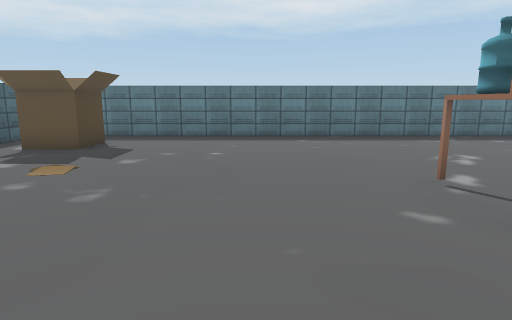
[1] (above)

21 first-person views from a walk through a scene from a Unity 3-D project. The camera is 1.4 m above the floor, tilts 10° down and sees 75° across. The floor is counted in squares, 1 m on a side. Each view is taken from the middle of a square. On the plan, view 1 faces up. The plan holds only what a view shows up to about 15 squares ahead; the rest is blank. The place goes on beyond the plan. The player is left out. Some surface patterns are stand-ins.

[2]
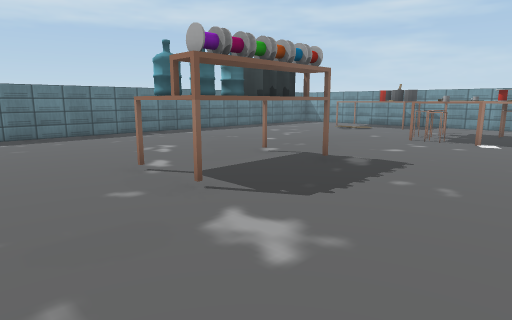

[3]
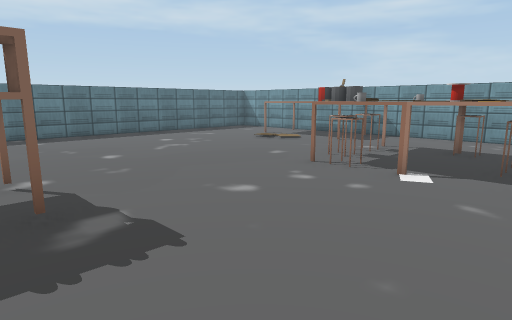

[4]
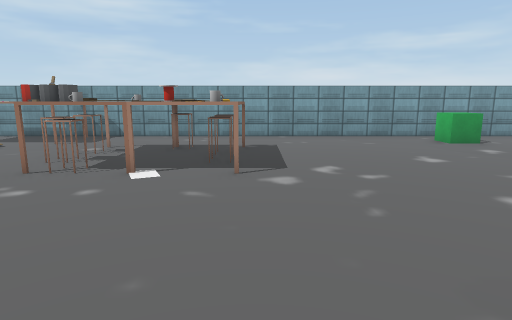

[5]
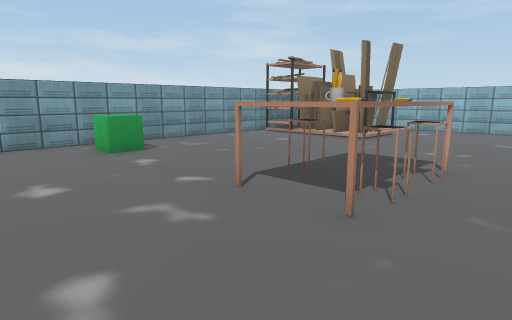

[6]
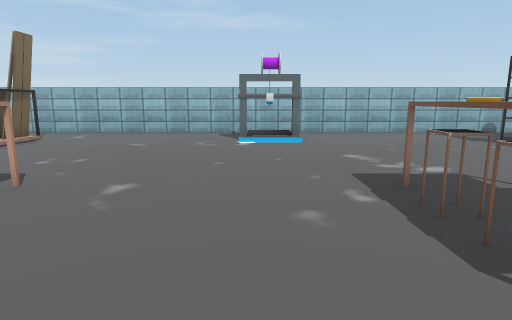

[7]
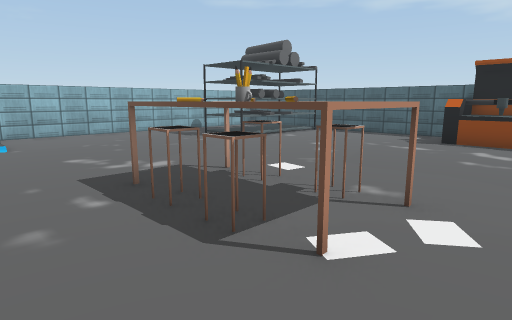

[8]
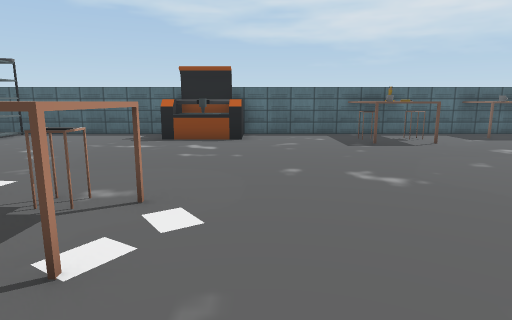

[9]
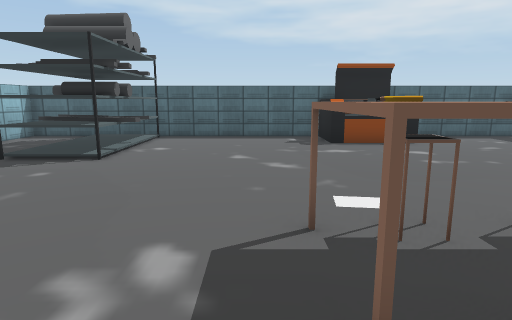

[10]
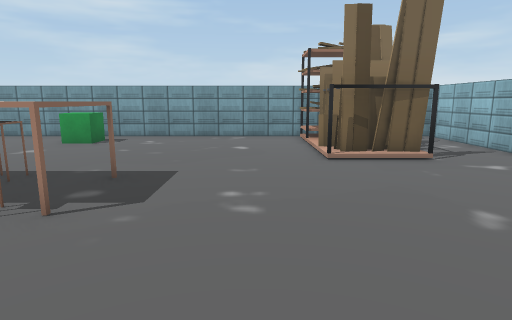

[11]
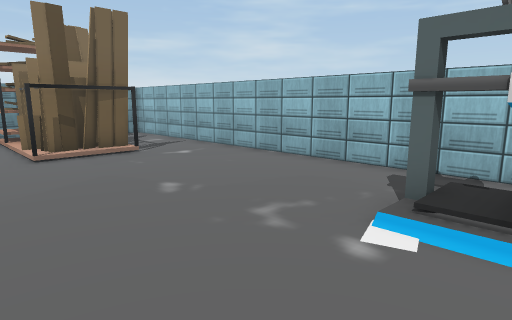

[12]
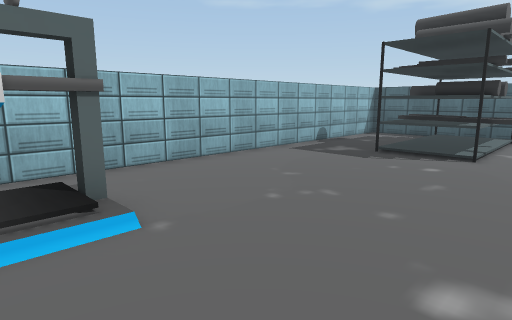

[13]
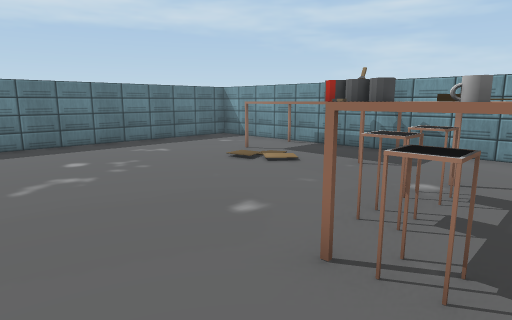

[14]
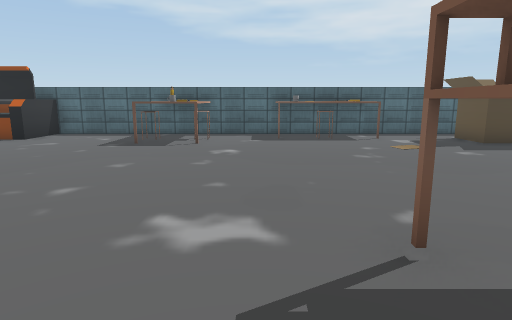

[15]
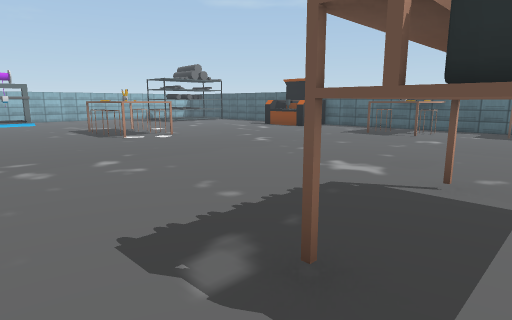

[16]
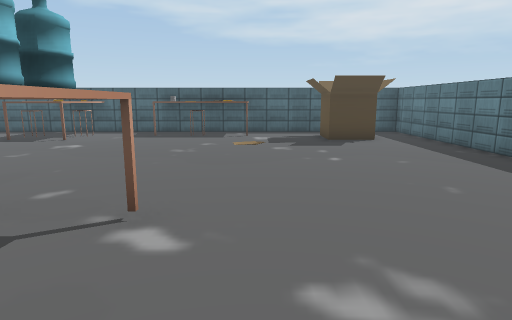

[17]
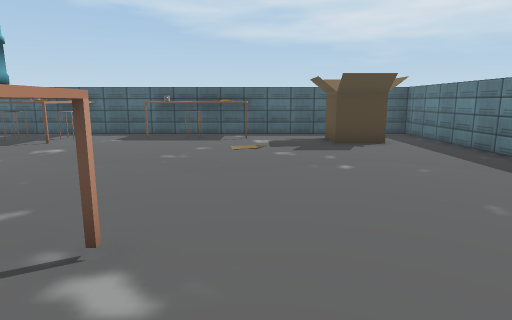

[18]
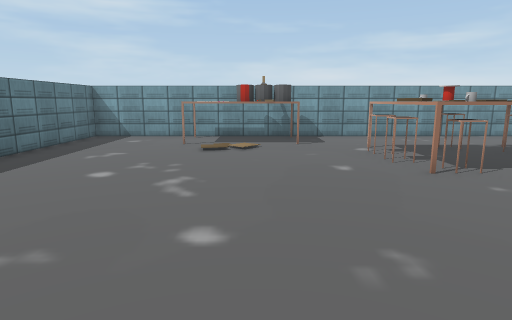

[19]
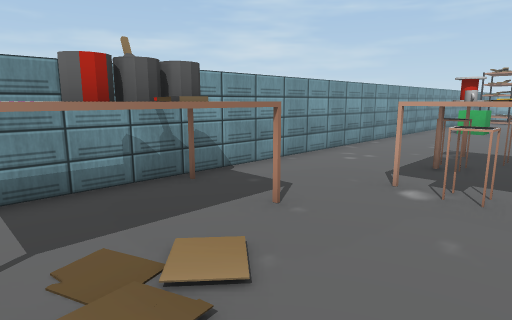

[20]
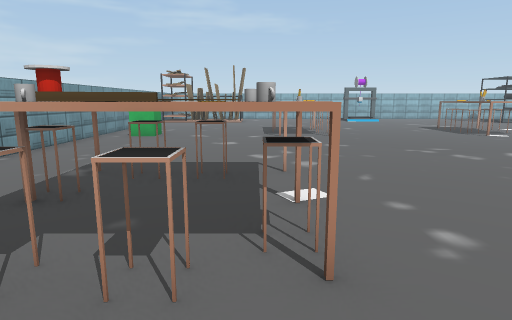

[21]
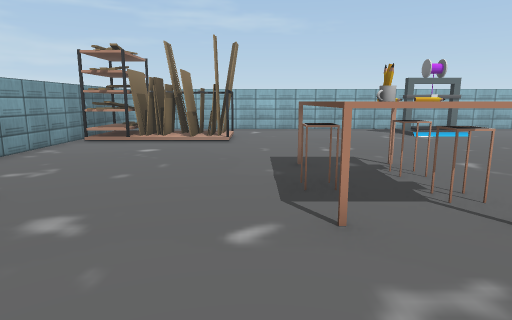

### Floor plan
Ten units are one square. View 1 is at (0, 0); x grows to the right and y downward. Boxes are objects, and circles mark ways between rooms. Rooms are numbered by the first view taken in them; rooms with no view inside come last. Other rooms are left out.
<svg viewBox="-90 -140 290 355">
<path fill="none" stroke="#000" d="M195 160 195 -135 -85 -135 -85 210 195 210 195 180M195 180 195 160"/>
<rect x="-85" y="145" width="60" height="40" fill="#bbb"><title>shelf</title></rect>
<rect x="-85" y="65" width="20" height="30" fill="#bbb"><title>other object</title></rect>
<rect x="-85" y="-5" width="30" height="30" fill="#bbb"><title>table</title></rect>
<rect x="-85" y="-75" width="20" height="50" fill="#bbb"><title>table</title></rect>
<rect x="-75" y="-115" width="30" height="20" fill="#bbb"><title>other object</title></rect>
<rect x="5" y="85" width="10" height="10" fill="#bbb"><title>other object</title></rect>
<rect x="15" y="75" width="30" height="40" fill="#bbb"><title>table</title></rect>
<rect x="25" y="-55" width="50" height="20" fill="#bbb"><title>shelf</title></rect>
<rect x="35" y="175" width="40" height="20" fill="#bbb"><title>other object</title></rect>
<rect x="35" y="85" width="10" height="10" fill="#bbb"><title>other object</title></rect>
<rect x="95" y="75" width="30" height="40" fill="#bbb"><title>table</title></rect>
<rect x="125" y="-15" width="40" height="30" fill="#bbb"><title>table</title></rect>
<rect x="125" y="-45" width="40" height="30" fill="#bbb"><title>table</title></rect>
<rect x="165" y="75" width="20" height="10" fill="#bbb"><title>green cube</title></rect>
<rect x="165" y="-95" width="30" height="40" fill="#bbb"><title>other object</title></rect>
<rect x="135" y="155" width="60" height="30" fill="#bbb"><title>shelf</title></rect>
<text x="60" y="30">1</text>
<text x="190" y="170">2</text>
</svg>

Where each view was taken, in squares from view 1:
view 1: 0 up, 0 right, facing up
view 2: 1 down, 0 right, facing up-right
view 3: 1 down, 6 right, facing up-right
view 4: 1 down, 6 right, facing right
view 5: 4 down, 8 right, facing down-right
view 6: 6 down, 6 right, facing down
view 7: 6 down, 6 right, facing down-left
view 8: 6 down, 6 right, facing left
view 9: 12 down, 5 right, facing left
view 10: 14 down, 6 right, facing right
view 11: 14 down, 5 right, facing down-right
view 12: 14 down, 6 right, facing down-left
view 13: 2 up, 10 right, facing up-right
view 14: 2 up, 6 right, facing left
view 15: 5 up, 9 right, facing down-left
view 16: 7 up, 7 right, facing left
view 17: 7 up, 6 right, facing left
view 18: 7 up, 6 right, facing right
view 19: 9 up, 14 right, facing down-right
view 20: 6 up, 13 right, facing down
view 21: 4 down, 13 right, facing down
